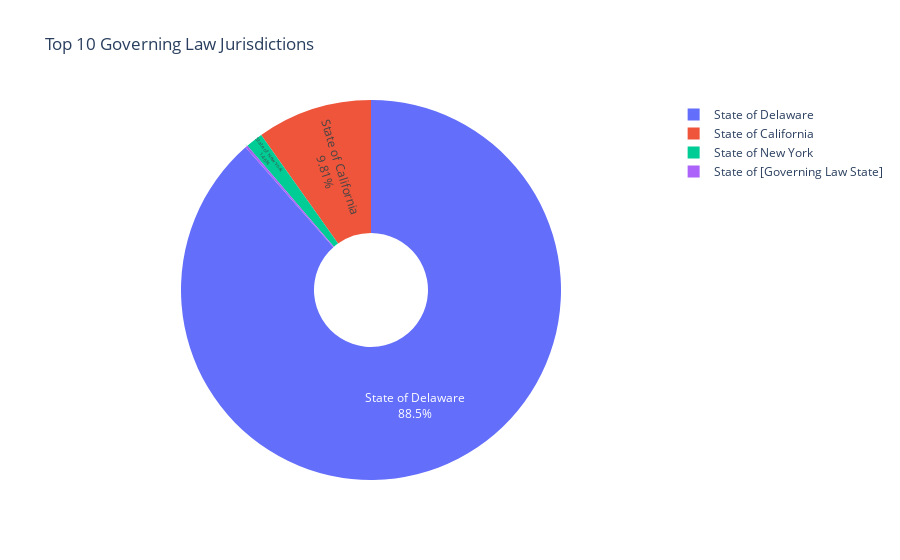

The notebook cell saved with this chart:
### Markdown cell above
This pie chart illustrates the jurisdictional landscape, showing which state's or country's laws govern the most agreements.

### Code cell
# --- Query to get the distribution of governing laws ---
q_law_sql = f"""
SELECT
  GoverningLaw,
  COUNT(*) as contract_count
FROM `{dataset_ref}.{FINAL_TABLE_ID}`
WHERE GoverningLaw IS NOT NULL AND GoverningLaw != 'Not Found'
GROUP BY GoverningLaw
ORDER BY contract_count DESC
LIMIT 10; -- Limit to top 10 for clarity
"""
df_law = bq_client.query(q_law_sql).to_dataframe()


# --- Create the pie chart ---
fig_law = px.pie(
    df_law,
    names='GoverningLaw',
    values='contract_count',
    title='Top 10 Governing Law Jurisdictions',
    hole=0.3 # Create a donut chart
)

fig_law.update_traces(textposition='inside', textinfo='percent+label')
fig_law.show()

### Figure 1 — Plotly figure (JSON) as saved in the notebook; plotly's stock layout.template omitted (floating-point values rounded to 4 significant figures)
{"data": [{"domain": {"x": [0, 1], "y": [0, 1]}, "hole": 0.3, "hovertemplate": "GoverningLaw=%{label}<br>contract_count=%{value}<extra></extra>", "labels": ["State of Delaware", "State of California", "State of New York", "State of [Governing Law State]"], "legendgroup": "", "name": "", "showlegend": true, "textinfo": "percent+label", "textposition": "inside", "type": "pie", "values": [424, 47, 7, 1]}], "layout": {"legend": {"tracegroupgap": 0}, "title": {"text": "Top 10 Governing Law Jurisdictions"}}}
